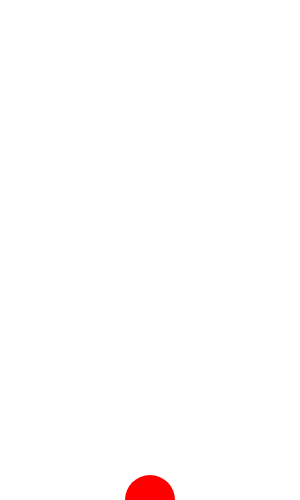
Frame 1 (no input)
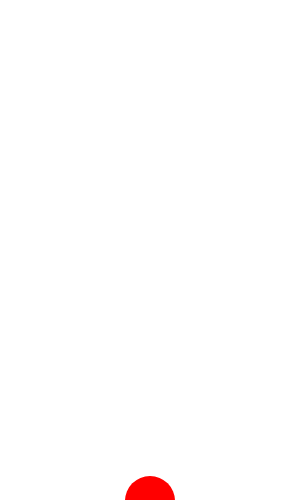
Frame 60 (no input)
Frame 120 (the mouse pressed at the canvas centre since frame 60): identical to frame 60, image omitted

The p5.js sketch that drew these frames (run headless with seeded random() and noise() and a simulated clock; from frame 60 on, the mouse is pressed at the canvas centre):

// p5.js sketch
// ── sketch.js
let val = 0;
let xPos;
let yPos



function setup() {

createCanvas(300, 500);
noStroke();
colorMode(HSB);

xPos = width/2;
yPos = height;
}


function draw() {
	background(0, 0, 200);
fill(val, 255,255);
ellipse(xPos, yPos - val, 50,50);


if (val >=0) {


	val = val - 1;
}

}

function deviceMoved() {

	val = val + 2;
}
